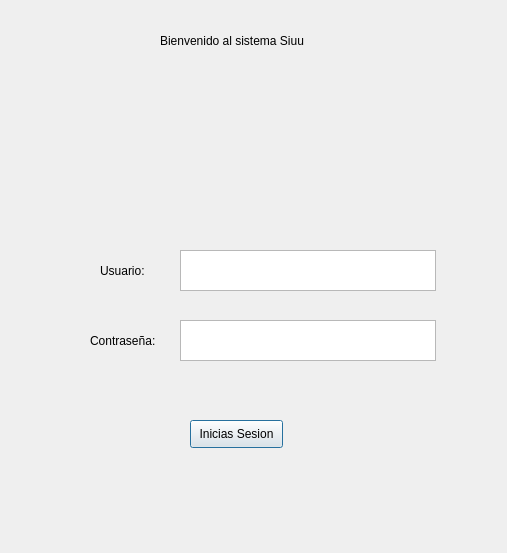
<?xml version="1.0" encoding="UTF-8"?>
<ui version="4.0">
 <class>Dialog</class>
 <widget class="QDialog" name="Dialog">
  <property name="geometry">
   <rect>
    <x>0</x>
    <y>0</y>
    <width>507</width>
    <height>553</height>
   </rect>
  </property>
  <property name="windowTitle">
   <string>Dialog</string>
  </property>
  <widget class="QLabel" name="label">
   <property name="geometry">
    <rect>
     <x>100</x>
     <y>250</y>
     <width>61</width>
     <height>41</height>
    </rect>
   </property>
   <property name="text">
    <string>Usuario:</string>
   </property>
  </widget>
  <widget class="QTextBrowser" name="textBrowser">
   <property name="geometry">
    <rect>
     <x>180</x>
     <y>250</y>
     <width>256</width>
     <height>41</height>
    </rect>
   </property>
  </widget>
  <widget class="QLabel" name="label_2">
   <property name="geometry">
    <rect>
     <x>160</x>
     <y>20</y>
     <width>181</width>
     <height>41</height>
    </rect>
   </property>
   <property name="text">
    <string>Bienvenido al sistema Siuu</string>
   </property>
   <property name="scaledContents">
    <bool>false</bool>
   </property>
   <property name="margin">
    <number>9</number>
   </property>
   <property name="indent">
    <number>-1</number>
   </property>
  </widget>
  <widget class="QLabel" name="label_3">
   <property name="geometry">
    <rect>
     <x>90</x>
     <y>320</y>
     <width>81</width>
     <height>41</height>
    </rect>
   </property>
   <property name="text">
    <string>Contraseña:</string>
   </property>
  </widget>
  <widget class="QTextBrowser" name="textBrowser_2">
   <property name="geometry">
    <rect>
     <x>180</x>
     <y>320</y>
     <width>256</width>
     <height>41</height>
    </rect>
   </property>
  </widget>
  <widget class="QPushButton" name="pushButton">
   <property name="geometry">
    <rect>
     <x>190</x>
     <y>420</y>
     <width>93</width>
     <height>28</height>
    </rect>
   </property>
   <property name="text">
    <string>Inicias Sesion</string>
   </property>
   <property name="autoRepeatDelay">
    <number>303</number>
   </property>
  </widget>
  <widget class="QLabel" name="label_4">
   <property name="geometry">
    <rect>
     <x>110</x>
     <y>70</y>
     <width>291</width>
     <height>161</height>
    </rect>
   </property>
   <property name="text">
    <string/>
   </property>
   <property name="pixmap">
    <pixmap>../../../images.jpg</pixmap>
   </property>
   <property name="buddy">
    <cstring></cstring>
   </property>
  </widget>
 </widget>
 <resources/>
 <connections/>
</ui>
